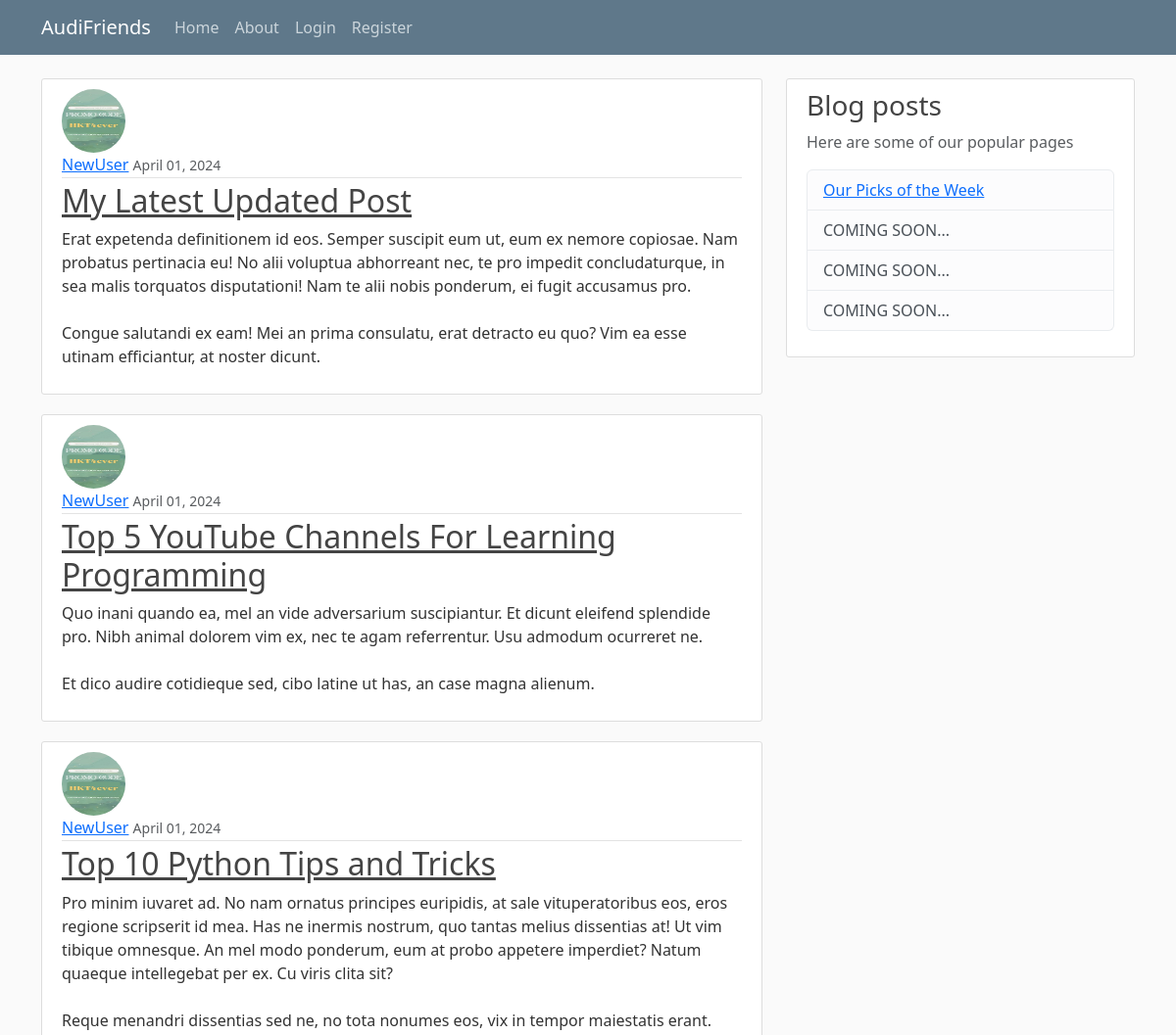
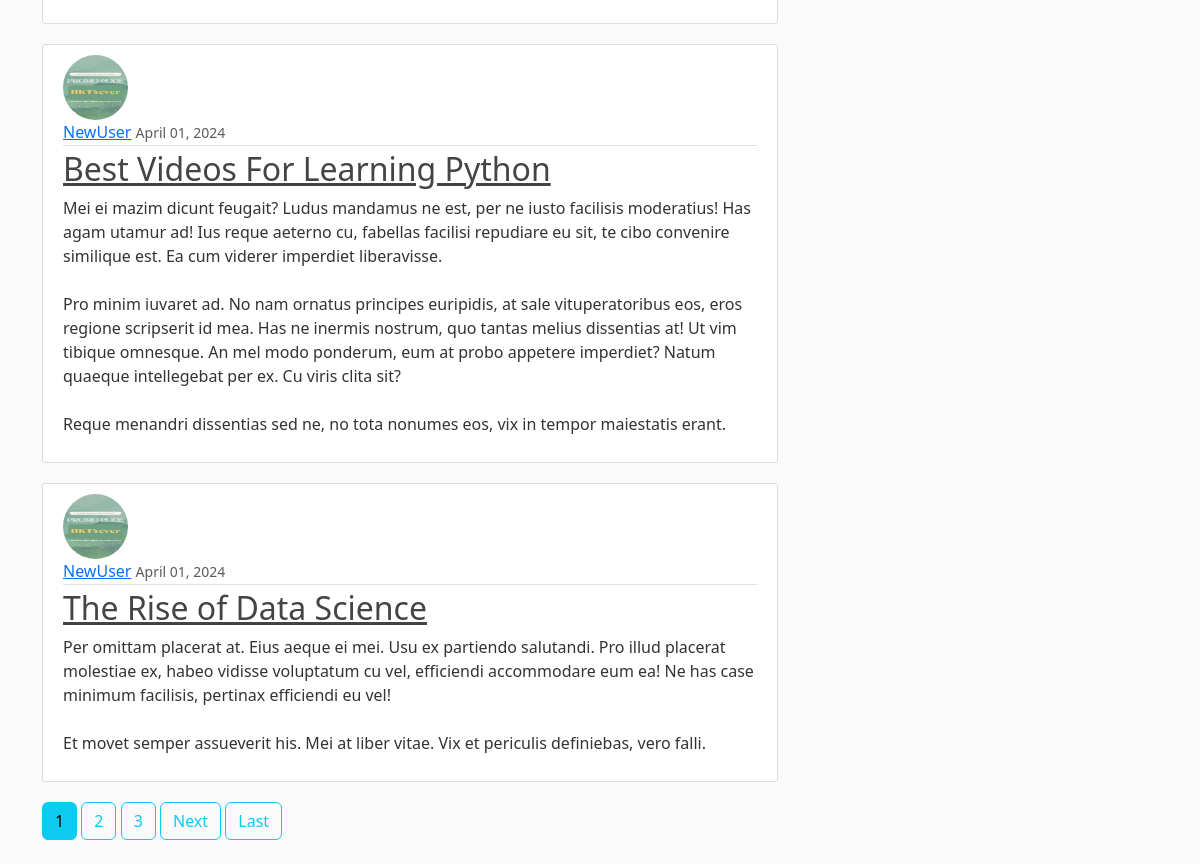
The app's page /, older data (2 pictures, top to bottom).
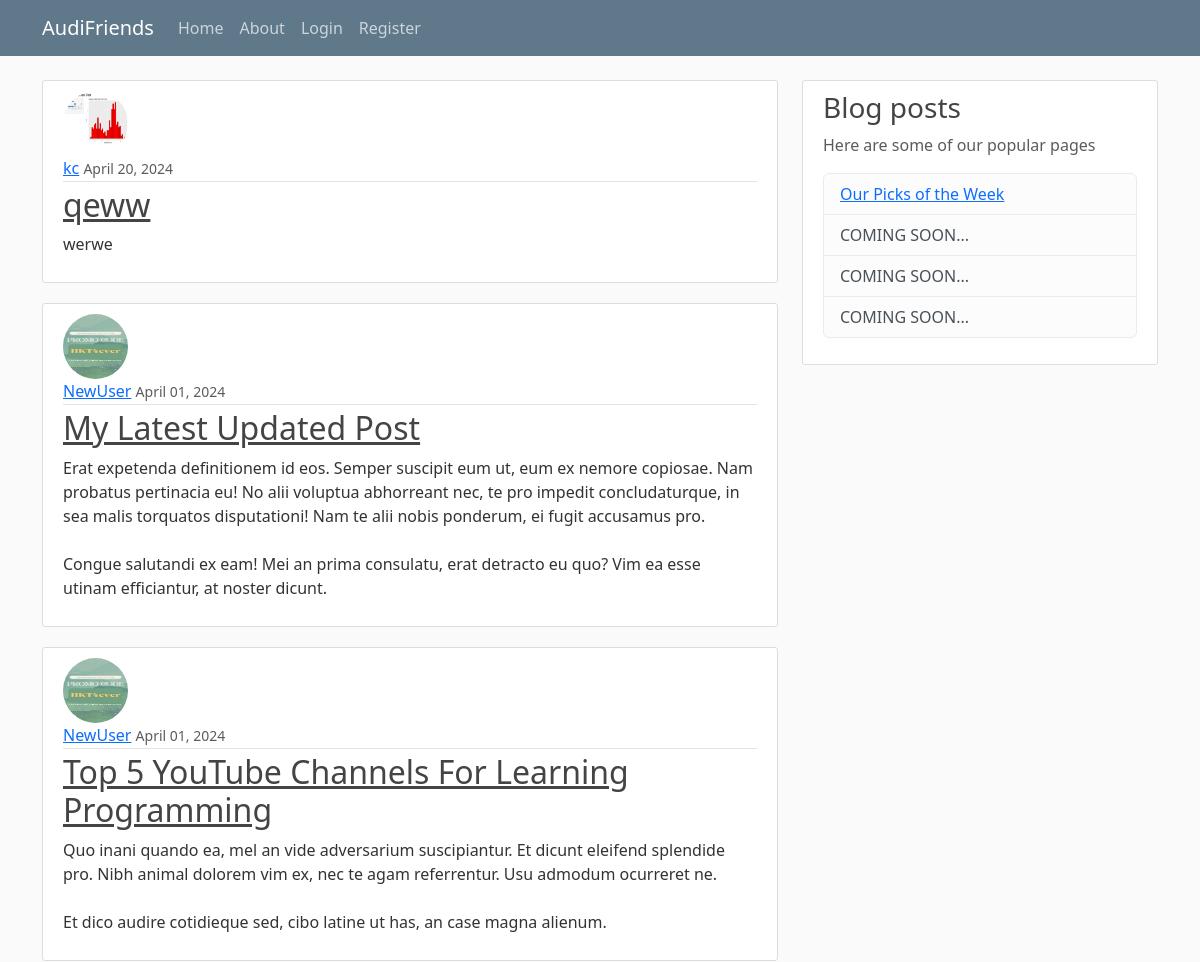
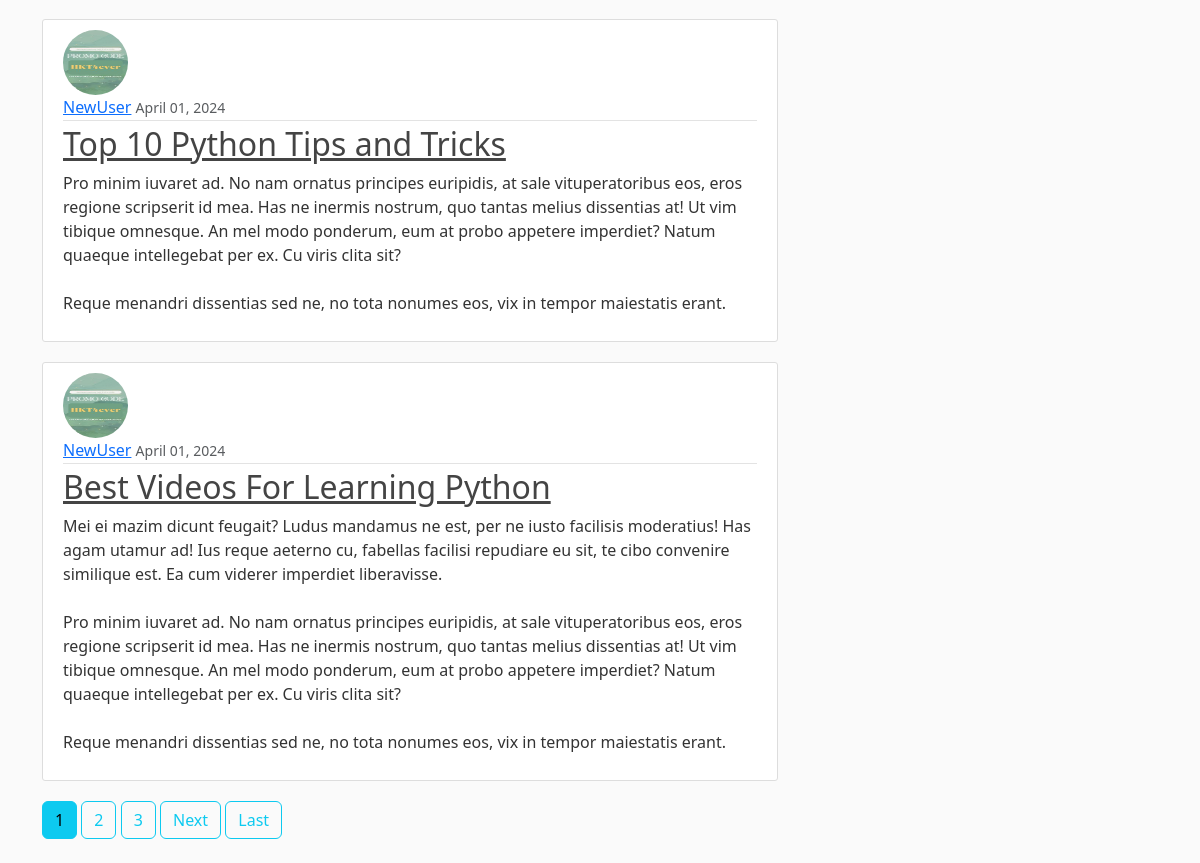
The same page, newer data (2 pictures, top to bottom).
### blog/models.py (models this page shows, shortened)
class Post(models.Model):
    title = models.CharField(max_length=100)
    content = models.TextField()
    date_posted = models.DateTimeField(default=timezone.now)
    author = models.ForeignKey(User, on_delete=models.CASCADE)

### users/models.py (models this page shows, shortened)
class Profile(models.Model):
    user = models.OneToOneField(User, on_delete=models.CASCADE)
    """
    CASCADE: if delete user, delete profile
    if delete profile, user still exist
    """
    image = models.ImageField(default='default.jpg', upload_to='profile_pics')

### blog/views.py (the view)
# urls.py: path('', PostListView.as_view(), name='blog-home'),
class PostListView(ListView):
    model = Post
    template_name = 'blog/home.html'  # <app>/<model>_<viewtype>.html
    context_object_name = 'posts'
    ordering = ['-date_posted']
    paginate_by = 5

### blog/templates/blog/home.html (shortened to what this page needs)
{% extends "blog/base.html" %}
{% block content %}
{% for post in posts %}
<article class="media content-section">
    <img class="rounded-circle article-img" src="{{ post.author.profile.image.url }}">
    <div class="media-body">
        <div class="article-metadata">
            <a class="mr-2" href="#">{{ post.author }}</a>
            <small class="text-muted">{{ post.date_posted|date:"F d, Y" }}</small>
        </div>
        <h2>
            <a class="article-title" href="{% url 'post-detail' post.id %}">{{ post.title }}</a>
        </h2>
        <p class="article-content">{{ post.content }}</p>
    </div>
</article>
{% endfor %}
{% if is_paginated %}
{% for num in page_obj.paginator.page_range %}
{% if page_obj.number == num %}
<a class="btn btn-info mb-4" href="?page={{ num }}">{{ num }}</a>
{% elif num > page_obj.number|add:'-3' and page_obj.number|add:'3' > num %}
<a class="btn btn-outline-info mb-4" href="?page={{ num }}">{{ num }}</a>
{% endif %}
{% endfor %}
{% if page_obj.has_next %}
<a class="btn btn-outline-info mb-4" href="?page={{ page_obj.next_page_number }}">Next</a>
<a class="btn btn-outline-info mb-4" href="?page={{ page_obj.paginator.num_pages }}">Last</a>
{% endif %}
{% endif %}
{% endblock content %}

Row changes from the older to the newer data that the page shows:
no longer on this page (row unchanged): Post: author.profile.image (picture), author "NewUser", date_posted "April 01, 2024", title "The Rise of Data Science", content "Per omittam placerat at. Eius aeque ei mei. Usu ex partiendo salutandi. Pro illud placerat molestiae ex, habeo vidisse voluptatum cu vel, efficiendi accommodare eum ea! Ne has case minimum facilisis, pertinax efficiendi eu vel! Et movet semper assueverit his. Mei at liber vitae. Vix et periculis definiebas, vero falli."
added Post: author.profile.image (picture), author "kc", date_posted "April 20, 2024", title "qeww", content "werwe"
